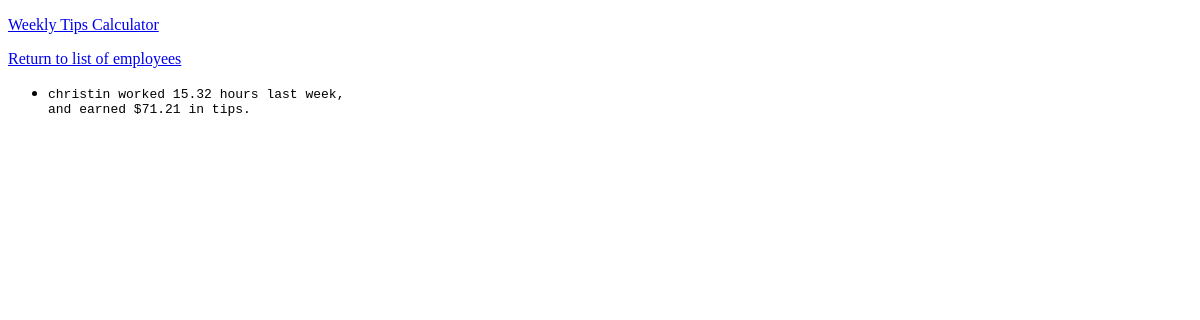
Before: /employees/2/ with the older database file.
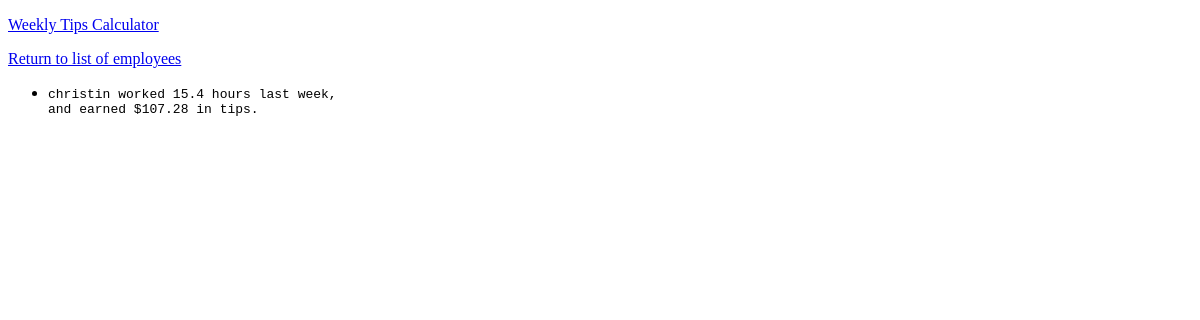
After: the same page with the newer database file.
### weeklyTipsCalculator/models.py (models this page shows, shortened)
class Employee(models.Model):
    name = NameField(max_length=25)
    slug = models.SlugField(max_length=50, blank=True, null=True)
    hours = models.FloatField(max_length=6, default=0)
    percentageOfTips = models.FloatField(max_length=6, default=0)
    tips = models.FloatField(max_length=6, default=0)
    timestamp = models.DateTimeField(auto_now_add=True)
    updated = models.DateTimeField(auto_now=True)

### weeklyTipsCalculator/views.py (the view)
# urls.py: path('employees/<str:name>/', views.employee, name='employee'),
def employee(request, name):
    if name is not None:
        employee = Employee.objects.get(id=name)
    context = {'employee': employee}
    return render(request, 'weeklyTipsCalculator/employee.html', context)

### weeklyTipsCalculator/templates/weeklyTipsCalculator/employee.html
{% extends 'weeklyTipsCalculator/base.html' %}
{% block content %}
<a href="{% url 'weeklyTipsCalculator:employees' %}">Return to list of employees</a>
<ul>
    <li>
        <pre>
{{employee.name}} worked {{employee.hours}} hours last week,
and earned ${{employee.tips}} in tips.
        </pre>
    </li>
</ul>
{% endblock content %}

Changed rows visible on the page:
changed Employee "christin": hours "15.32" → "15.4"; tips "71.21" → "107.28"
